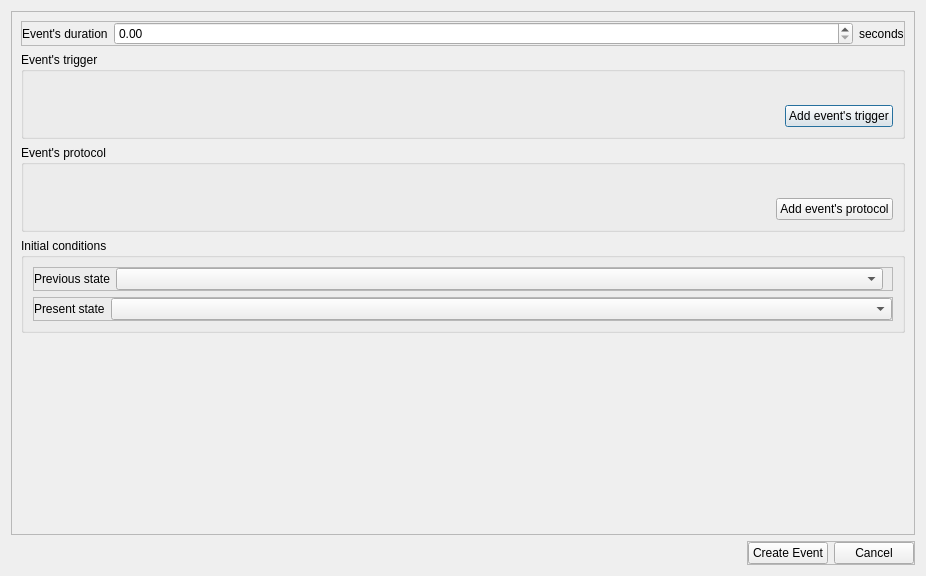
<?xml version="1.0" encoding="UTF-8"?>
<ui version="4.0">
 <class>Dialog</class>
 <widget class="QDialog" name="Dialog">
  <property name="geometry">
   <rect>
    <x>0</x>
    <y>0</y>
    <width>926</width>
    <height>576</height>
   </rect>
  </property>
  <property name="windowTitle">
   <string>Create New Event</string>
  </property>
  <layout class="QVBoxLayout" name="verticalLayout">
   <item>
    <widget class="QScrollArea" name="scrollArea">
     <property name="widgetResizable">
      <bool>true</bool>
     </property>
     <widget class="QWidget" name="widget">
      <property name="geometry">
       <rect>
        <x>0</x>
        <y>0</y>
        <width>906</width>
        <height>524</height>
       </rect>
      </property>
      <layout class="QVBoxLayout" name="verticalLayout_3">
       <item>
        <widget class="QFrame" name="frame_7">
         <property name="sizePolicy">
          <sizepolicy hsizetype="Expanding" vsizetype="Fixed">
           <horstretch>0</horstretch>
           <verstretch>0</verstretch>
          </sizepolicy>
         </property>
         <property name="frameShape">
          <enum>QFrame::Shape::StyledPanel</enum>
         </property>
         <property name="frameShadow">
          <enum>QFrame::Shadow::Raised</enum>
         </property>
         <layout class="QHBoxLayout" name="horizontalLayout_8" stretch="1,10,0">
          <property name="leftMargin">
           <number>0</number>
          </property>
          <property name="topMargin">
           <number>0</number>
          </property>
          <property name="rightMargin">
           <number>0</number>
          </property>
          <property name="bottomMargin">
           <number>0</number>
          </property>
          <item>
           <widget class="QLabel" name="label_2">
            <property name="text">
             <string>Event's duration</string>
            </property>
           </widget>
          </item>
          <item>
           <widget class="QDoubleSpinBox" name="doubleSpinBox"/>
          </item>
          <item>
           <widget class="QLabel" name="label">
            <property name="text">
             <string>seconds</string>
            </property>
           </widget>
          </item>
         </layout>
        </widget>
       </item>
       <item>
        <widget class="QGroupBox" name="groupBox">
         <property name="title">
          <string>Event's trigger</string>
         </property>
         <layout class="QVBoxLayout" name="verticalLayout_2">
          <item>
           <widget class="QWidget" name="widget_2" native="true">
            <layout class="QVBoxLayout" name="verticalLayout_4"/>
           </widget>
          </item>
          <item alignment="Qt::AlignmentFlag::AlignRight">
           <widget class="QPushButton" name="pushButton">
            <property name="text">
             <string>Add event's trigger</string>
            </property>
           </widget>
          </item>
         </layout>
        </widget>
       </item>
       <item>
        <widget class="QGroupBox" name="groupBox_2">
         <property name="title">
          <string>Event's protocol</string>
         </property>
         <layout class="QVBoxLayout" name="verticalLayout_5">
          <item>
           <widget class="QWidget" name="widget_3" native="true">
            <layout class="QVBoxLayout" name="verticalLayout_6"/>
           </widget>
          </item>
          <item alignment="Qt::AlignmentFlag::AlignRight">
           <widget class="QPushButton" name="pushButton_2">
            <property name="text">
             <string>Add event's protocol</string>
            </property>
           </widget>
          </item>
         </layout>
        </widget>
       </item>
       <item>
        <widget class="QGroupBox" name="groupBox_3">
         <property name="title">
          <string>Initial conditions</string>
         </property>
         <layout class="QVBoxLayout" name="verticalLayout_7">
          <item>
           <widget class="QFrame" name="frame">
            <property name="sizePolicy">
             <sizepolicy hsizetype="Expanding" vsizetype="Fixed">
              <horstretch>0</horstretch>
              <verstretch>0</verstretch>
             </sizepolicy>
            </property>
            <property name="frameShape">
             <enum>QFrame::Shape::StyledPanel</enum>
            </property>
            <property name="frameShadow">
             <enum>QFrame::Shadow::Raised</enum>
            </property>
            <layout class="QHBoxLayout" name="horizontalLayout" stretch="0,10">
             <property name="leftMargin">
              <number>0</number>
             </property>
             <property name="topMargin">
              <number>0</number>
             </property>
             <property name="bottomMargin">
              <number>0</number>
             </property>
             <item>
              <widget class="QLabel" name="label_3">
               <property name="text">
                <string>Previous state</string>
               </property>
              </widget>
             </item>
             <item>
              <widget class="QComboBox" name="comboBox"/>
             </item>
            </layout>
           </widget>
          </item>
          <item>
           <widget class="QFrame" name="frame_2">
            <property name="sizePolicy">
             <sizepolicy hsizetype="Expanding" vsizetype="Fixed">
              <horstretch>0</horstretch>
              <verstretch>0</verstretch>
             </sizepolicy>
            </property>
            <property name="frameShape">
             <enum>QFrame::Shape::StyledPanel</enum>
            </property>
            <property name="frameShadow">
             <enum>QFrame::Shadow::Raised</enum>
            </property>
            <layout class="QHBoxLayout" name="horizontalLayout_3" stretch="0,10">
             <property name="leftMargin">
              <number>0</number>
             </property>
             <property name="topMargin">
              <number>0</number>
             </property>
             <property name="rightMargin">
              <number>0</number>
             </property>
             <property name="bottomMargin">
              <number>0</number>
             </property>
             <item>
              <widget class="QLabel" name="label_4">
               <property name="text">
                <string>Present state</string>
               </property>
              </widget>
             </item>
             <item>
              <widget class="QComboBox" name="comboBox_2"/>
             </item>
            </layout>
           </widget>
          </item>
         </layout>
        </widget>
       </item>
       <item>
        <spacer name="verticalSpacer">
         <property name="orientation">
          <enum>Qt::Orientation::Vertical</enum>
         </property>
         <property name="sizeHint" stdset="0">
          <size>
           <width>20</width>
           <height>40</height>
          </size>
         </property>
        </spacer>
       </item>
      </layout>
     </widget>
    </widget>
   </item>
   <item alignment="Qt::AlignmentFlag::AlignRight">
    <widget class="QFrame" name="frame_3">
     <property name="frameShape">
      <enum>QFrame::Shape::StyledPanel</enum>
     </property>
     <property name="frameShadow">
      <enum>QFrame::Shadow::Raised</enum>
     </property>
     <layout class="QHBoxLayout" name="horizontalLayout_4">
      <property name="leftMargin">
       <number>0</number>
      </property>
      <property name="topMargin">
       <number>0</number>
      </property>
      <property name="rightMargin">
       <number>0</number>
      </property>
      <property name="bottomMargin">
       <number>0</number>
      </property>
      <item>
       <widget class="QPushButton" name="pushButton_3">
        <property name="text">
         <string>Create Event</string>
        </property>
       </widget>
      </item>
      <item>
       <widget class="QPushButton" name="pushButton_4">
        <property name="text">
         <string>Cancel</string>
        </property>
       </widget>
      </item>
     </layout>
    </widget>
   </item>
  </layout>
 </widget>
 <resources>
  <include location="icons/icons.qrc"/>
 </resources>
 <connections/>
</ui>
